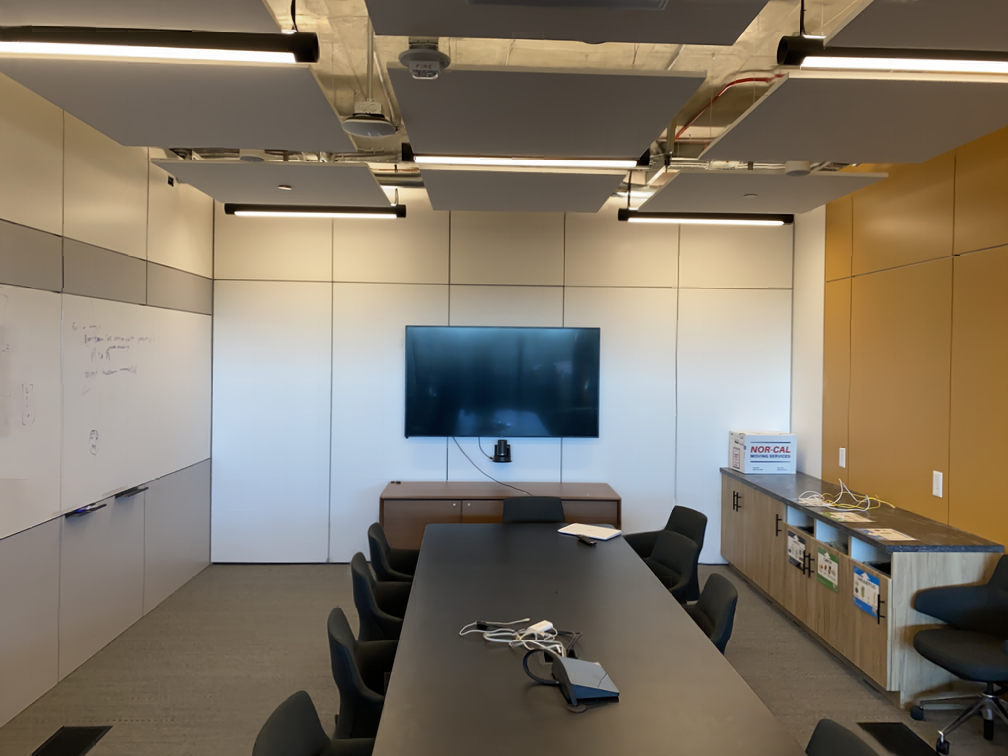
#> input picture test_sr/results/images/lowres_canny_aggressive.png, 1008 x 756 px
$ python -i lowres_edge_predictor.py   (imports and definitions only)   (older library calls are emulated)
#> lines starting #> are read from the running program, lines starting #| are printed output that depends on the picture; after the words box and inside, x2 and y2 are one past the last pixel; in counts of white or black regions, pixels touching at a corner belong together
#!/usr/bin/env python3
"""
低分辨率边缘检测 + 高分辨率映射方法
在fine分辨率图像上进行边缘检测，然后将决策映射到高分辨率图像
模拟真实SR流程：低分辨率输入 → 边缘检测 → 高分辨率输出
"""

import numpy as np
import cv2
from PIL import Image
import matplotlib.pyplot as plt
import os
from skimage.metrics import peak_signal_noise_ratio as psnr
from skimage.transform import resize

# 设置matplotlib支持中文
plt.rcParams['font.sans-serif'] = ['DejaVu Sans', 'SimHei', 'Arial Unicode MS']
plt.rcParams['axes.unicode_minus'] = False

class LowResEdgePredictor:
    """低分辨率边缘检测预测器"""

    def __init__(self, method='canny', mode='balanced', scale_factor=2):
        """
        Args:
            method: 边缘检测方法
            mode: 预设模式
            scale_factor: 超分倍数（fine → sr的放大倍数）
        """
        self.method = method
        self.mode = mode
        self.scale_factor = scale_factor
        self.fine_tile_size = 16  # fine图像上的tile大小（原来32的一半）
        self.sr_tile_size = 32    # 对应SR图像上的tile大小

        # 预设阈值（与之前相同）
        self.preset_thresholds = {
            'canny': {
                'aggressive': 0.047,
                'balanced': 0.094,
                'conservative': 0.141
            },
            'sobel': {
                'aggressive': 29.5,
                'balanced': 58.9,
                'conservative': 88.4
            },
            'gradient': {
                'aggressive': 4.0,
                'balanced': 8.0,
                'conservative': 12.0
            },
            'combined': {
                'aggressive': 0.20,
                'balanced': 0.40,
                'conservative': 0.60
            }
        }

        self.threshold = self.preset_thresholds[method][mode]

        print(f"🔍 低分辨率边缘检测预测器初始化")
        print(f"方法: {method}")
        print(f"模式: {mode}")
        print(f"阈值: {self.threshold}")
        print(f"超分倍数: {scale_factor}×")
        print(f"Fine tile大小: {self.fine_tile_size}×{self.fine_tile_size}")
        print(f"SR tile大小: {self.sr_tile_size}×{self.sr_tile_size}")

    def extract_edge_score(self, tile):
        """提取单个tile的边缘复杂度得分"""
        if tile.max() > 1.0:
            tile = tile.astype(np.float32) / 255.0

        # 转换为灰度图
        if len(tile.shape) == 3:
            gray = cv2.cvtColor((tile * 255).astype(np.uint8), cv2.COLOR_RGB2GRAY)
        else:
            gray = (tile * 255).astype(np.uint8)

        if self.method == 'canny':
            edges = cv2.Canny(gray, 50, 150)
            edge_ratio = np.sum(edges > 0) / edges.size
            return edge_ratio

        elif self.method == 'sobel':
            sobel_x = cv2.Sobel(gray, cv2.CV_64F, 1, 0, ksize=3)
            sobel_y = cv2.Sobel(gray, cv2.CV_64F, 0, 1, ksize=3)
            sobel_magnitude = np.sqrt(sobel_x**2 + sobel_y**2)
            return np.mean(sobel_magnitude)

        elif self.method == 'gradient':
            grad_x = np.gradient(gray.astype(np.float32), axis=1)
            grad_y = np.gradient(gray.astype(np.float32), axis=0)
            gradient_magnitude = np.sqrt(grad_x**2 + grad_y**2)
            return np.mean(gradient_magnitude)

        elif self.method == 'combined':
            # Canny边缘比例
            edges = cv2.Canny(gray, 50, 150)
            canny_score = np.sum(edges > 0) / edges.size

            # Sobel边缘密度
            sobel_x = cv2.Sobel(gray, cv2.CV_64F, 1, 0, ksize=3)
            sobel_y = cv2.Sobel(gray, cv2.CV_64F, 0, 1, ksize=3)
            sobel_magnitude = np.sqrt(sobel_x**2 + sobel_y**2)
            sobel_score = min(np.mean(sobel_magnitude) / 50.0, 1.0)

            # 梯度统计
            grad_x = np.gradient(gray.astype(np.float32), axis=1)
            grad_y = np.gradient(gray.astype(np.float32), axis=0)
            gradient_magnitude = np.sqrt(grad_x**2 + grad_y**2)
            gradient_score = min(np.mean(gradient_magnitude) / 30.0, 1.0)

            # 加权组合
            combined_score = 0.5 * canny_score + 0.3 * sobel_score + 0.2 * gradient_score
            return combined_score

        else:
            raise ValueError(f"Unknown method: {self.method}")

    # [4 lines left out: function should_replace_tile, not called in this run]

    def create_replacement_mask(self, fine_img):
        """
        在fine图像上创建替换掩码

        Returns:
            replacement_mask: 与fine图像同尺寸的布尔掩码
        """
        h, w = fine_img.shape[:2]
#> h = 756; w = 1008
        tile_h, tile_w = h // self.fine_tile_size, w // self.fine_tile_size
#> tile_h = 47; tile_w = 63

        # 创建掩码
        replacement_mask = np.zeros((h, w), dtype=bool)
        tile_decisions = []

        print(f"在fine图像({h}×{w})上分析 {tile_h}×{tile_w} = {tile_h*tile_w} 个tiles...")
#> (printed output is left out)

        for i in range(tile_h):
            for j in range(tile_w):
                h_start = i * self.fine_tile_size
                h_end = (i + 1) * self.fine_tile_size
                w_start = j * self.fine_tile_size
                w_end = (j + 1) * self.fine_tile_size

                fine_tile = fine_img[h_start:h_end, w_start:w_end]

                # 在fine分辨率上判断
                edge_score = self.extract_edge_score(fine_tile)
                should_replace = edge_score > self.threshold

                tile_decisions.append({
                    'tile_coord': (i, j),
                    'edge_score': edge_score,
                    'should_replace': should_replace
                })

                if should_replace:
                    replacement_mask[h_start:h_end, w_start:w_end] = True
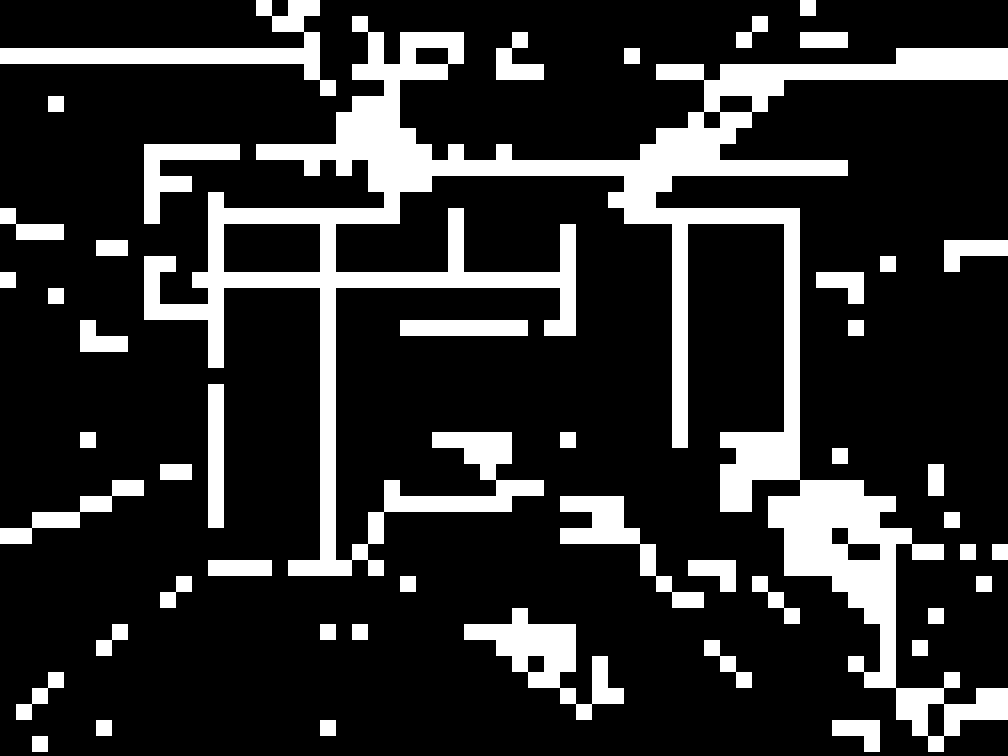
#> replacement_mask: shape (756, 1008) bool; 18.7% white; 48 white regions, largest, box (x1, y1, x2, y2) and area: (144, 16, 1008, 752) 94976, (0, 0, 336, 96) 7168, (464, 608, 624, 720) 6144

        replaced_tiles = sum(1 for d in tile_decisions if d['should_replace'])
        print(f"Fine图像分析完成: {replaced_tiles}/{len(tile_decisions)} tiles需要替换 ({replaced_tiles/len(tile_decisions)*100:.1f}%)")
#| Fine图像分析完成: 557/2961 tiles需要替换 (18.8%)

        return replacement_mask, tile_decisions

    # [168 lines left out: functions upscale_mask, test_lowres_edge_method, compare_lowres_vs_highres, not called in this run]

# [39 lines not run here, left out]

>>> import cv2
>>> picture = cv2.cvtColor(cv2.imread('../results/images/lowres_canny_aggressive.png'), cv2.COLOR_BGR2RGB)
>>> result = LowResEdgePredictor().create_replacement_mask(picture)

$ run again, on test_sr/results/images/lowres_mask_canny_balanced.png
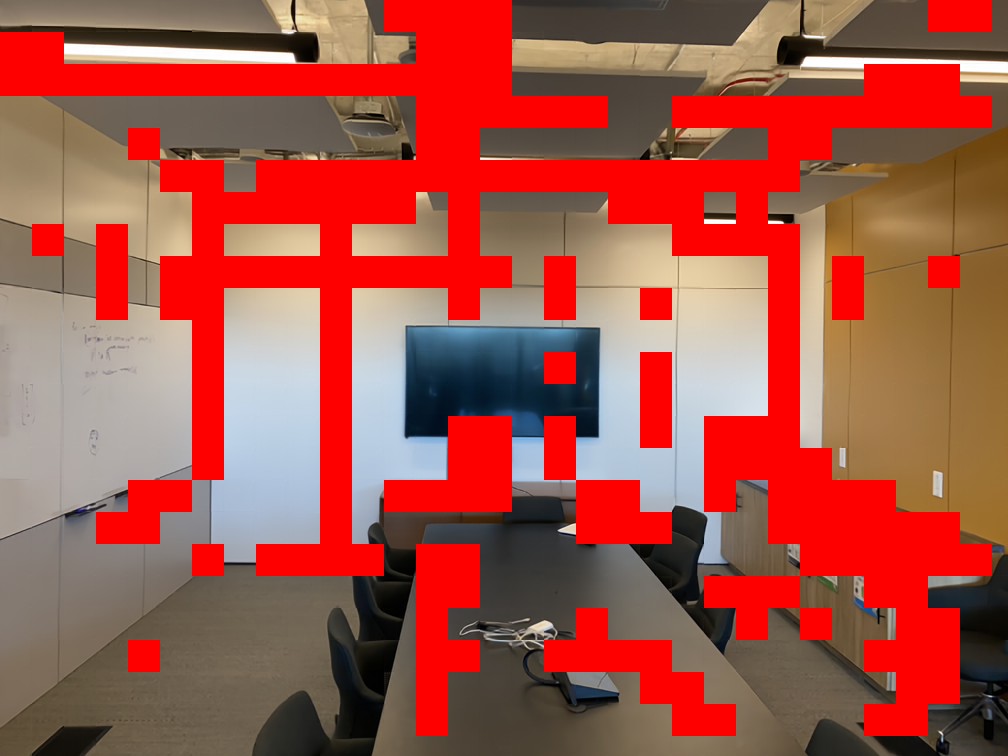
#> input picture test_sr/results/images/lowres_mask_canny_balanced.png, 1008 x 756 px
#> (printed output is left out)
#> after the loop in create_replacement_mask, `for i in range(tile_h):`:
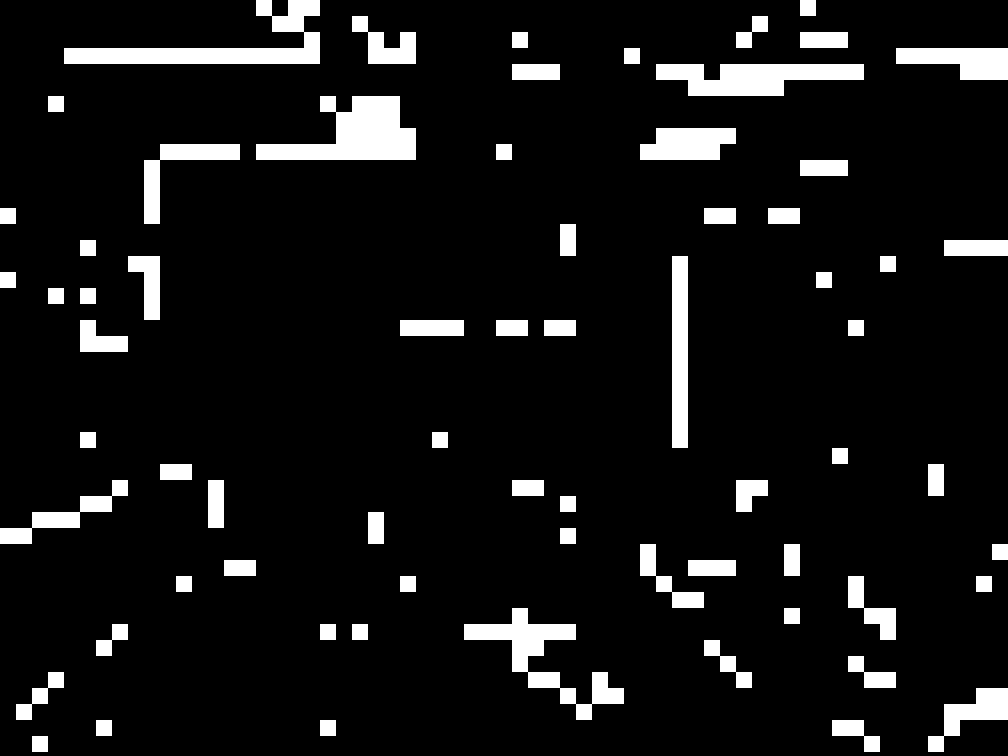
#> replacement_mask: shape (756, 1008) bool; 8.6% white; 68 white regions, largest, box (x1, y1, x2, y2) and area: (256, 96, 416, 160) 5888, (64, 0, 320, 64) 5632, (656, 64, 864, 96) 4608
#| Fine图像分析完成: 255/2961 tiles需要替换 (8.6%)

$ run again, on test_sr/results/images/lowres_mask_canny_conservative.png
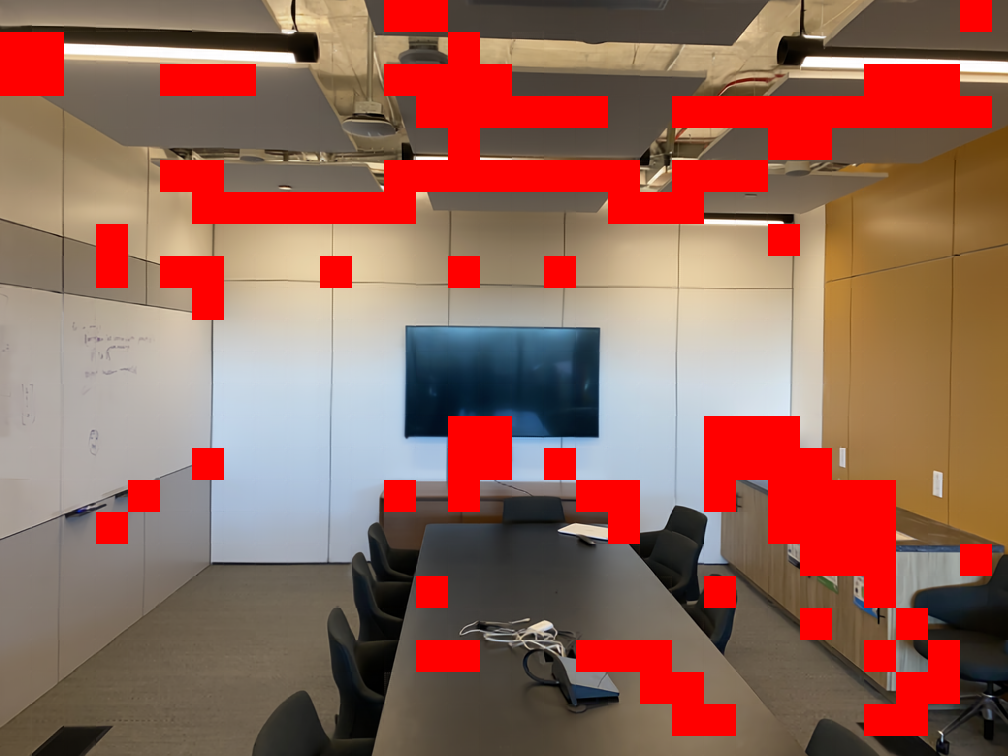
#> input picture test_sr/results/images/lowres_mask_canny_conservative.png, 1008 x 756 px
#> (printed output is left out)
#> after the loop in create_replacement_mask, `for i in range(tile_h):`:
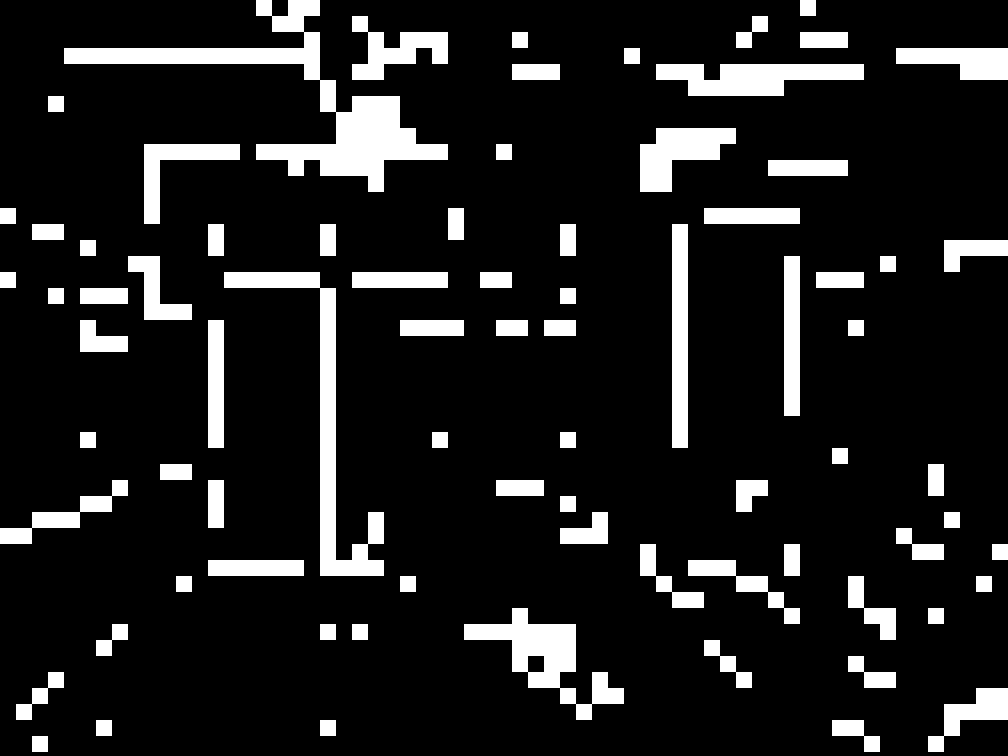
#> replacement_mask: shape (756, 1008) bool; 12.5% white; 78 white regions, largest, box (x1, y1, x2, y2) and area: (64, 0, 448, 192) 14080, (224, 272, 384, 576) 7680, (464, 608, 624, 720) 5632
#| Fine图像分析完成: 372/2961 tiles需要替换 (12.6%)
